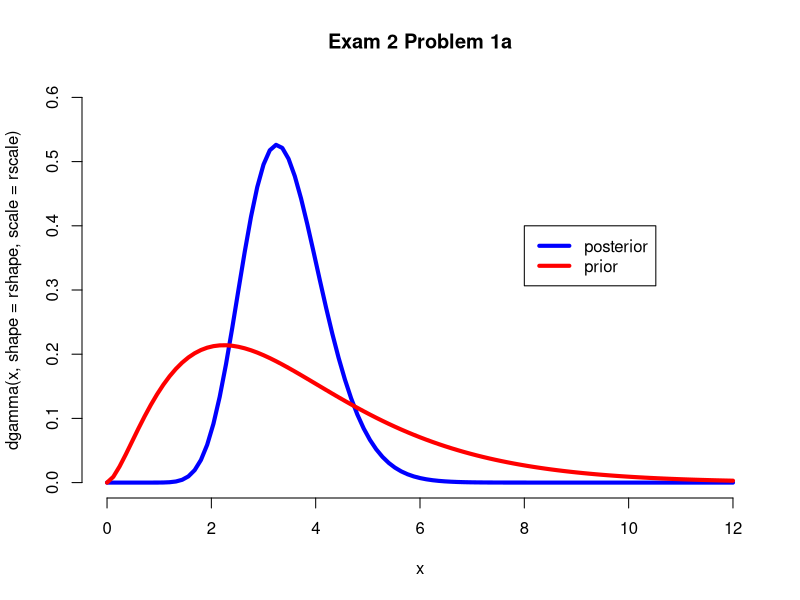
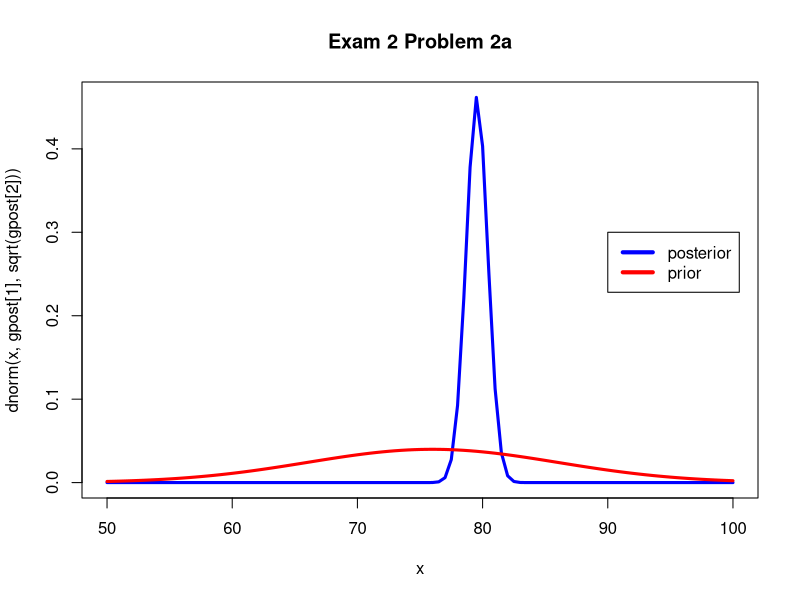
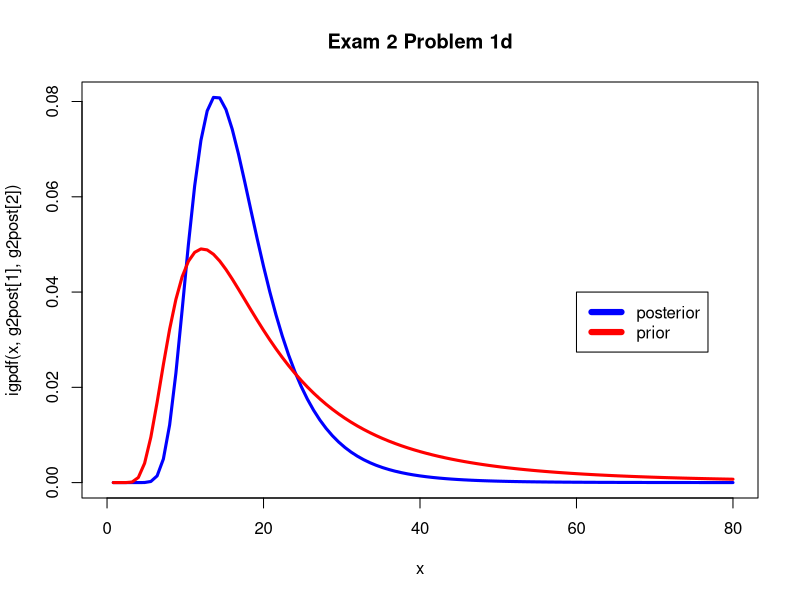

The R source for these figures, in order: (Note: this script raises an error after producing the figures.)
#1
r <- c(5,5,2,1,4)
#a
rshape <- sum(r)+2.6
rscale <- 1.4/(length(r)*1.4+1)
curve(dgamma(x,shape=rshape,scale=rscale),frame=0,to=12, col='blue', lwd=4, main='Exam 2 Problem 1a',  ylim=c(0,.6))
curve(dgamma(x,shape=2.6,scale=1.4),add=T, col='red', lwd=4)
legend(8,.4, c('posterior', 'prior'), lwd=c(4,4), col=c('blue','red'))

#b
#E(X) of prior= 
1.4 * 2.6

#c
#E(X) of posterior= 
rshape * rscale

#d
qgamma(c(.005,.995), shape=rshape, scale= rscale)
# So upper end= 5.75172

#2
updatemu <- function(data, sigma2, mumu, sigma2mu){
  xbar <- mean(data)
  n <- length(data)
  prec <- 1/sigma2
  precmu <- 1/sigma2mu
  meanpost <- (n*prec * xbar + precmu*mumu)/(n*prec+precmu)
  varpost <- 1/(n*prec +precmu)
  return(c(meanpost,varpost))
}

#a
g <- c(82.6, 80.4, 77.2, 79.5, 74.4, 80.8, 82.8, 80.1, 84.4, 74.7, 78.6, 79.4)
gpost <- updatemu(g,9,76,100)
curve(dnorm(x,gpost[1], sqrt(gpost[2])), lwd=3, col='blue', from=50, to=100, main='Exam 2 Problem 2a') #posterior
curve(dnorm(x,76,10), col='red', add=T, lwd=3)
legend(90,.3, c('posterior', 'prior'), lwd=c(4,4), col=c('blue','red'))

#b
quantile(gpost,c(.025,.975))

#c
#Yes, I would reject the null hypothesis that mu= 80 at 5% significance because we can see that 80 is not in our 95%  probability interval??

#d
updatesig2<- function(data, mu, prshape, prscale){
  n <- length(data)
  poshape <- n/2 + prshape
  ssx <- sum((data-mu)^2)
  poscale <- (2 * prscale)/(prscale * ssx + 2)
  out <- c(poshape,poscale)
  return(out)
}
igpdf <- function(x,sh,sc){
  (1/(gamma(sh)*sc^sh))*x^(-sh-1)*exp(-1/(x*sc))
}
g2post <- updatesig2(g,77,3.1,.02)
curve(igpdf(x, g2post[1], g2post[2]), col='blue', from=0, to=80, lwd=3, main='Exam 2 Problem 1d') # posterior for variance 
curve(igpdf(x,3.1, .02), add=T, col='red', lwd=3)
legend(60,.04, legend=c('posterior', 'prior'), col=c('blue','red'),lty=c(1,1),lwd=c(6,6))

#e
q <- 1/rgamma(10000, g2post[1], scale=g2post[2])
quantile(postinv,c(.05,.95))

#f
gibbs <- function(data, loops, mumu, sig2mu, psh, psc){
  out <- matrix(0,loops,2)
  out[1,1] <- mean(data)
  out[1,2] <- var(data)
  for (i in 2:loops){
    parmmu <- updatemu(data, out[i-1,2], mumu, sig2mu)
    out[i,1] <- rnorm(1,parmmu[1], sqrt(parmmu[2]))
    parms2 <- updatesig2(data, out[i,1], psh, psc)
    out[i,2] <- 1/rgamma(1,shape=parms2[1], scale=parms2[2])}
  return(out)}

g3post <- gibbs(g, 10000, 80, 200, 2.1, .005)
plot(density(g3post[,2]), lwd=3, col='blue', main='Exam 2 Problem 2f')

#g
plot(density(g3post[,1]), lwd=3, xlim=c(30,130), col='blue', main='Exam 2 Problem 2g')
gmprior <- rnorm(10000, 80, sqrt(200))
lines(density(gmprior), lwd=3, col='red')
legend(100,.15, c("Posterior","Prior"), lwd=c(3,3), col=c("blue","red"))

#h
quantile(g3post[,1], c(.025,.975))
#lower end is 76.16505

#i
priorgmu <-rnorm(10000, 80, sqrt(200))
priorgsig<-1/rgamma(10000,shape=2.1,scale=0.02)
priorpred<-rnorm(10000,priorgmu,sqrt(priorgsig))
g3post<- gibbs(g, 10000, 80, 200, 2.1, .005)
postpred<-rnorm(100000,g3post[,1],sqrt(g3post[,2]))
hist(g,breaks = 5, xlim = c(40, 120),freq=FALSE, main='Exam 2 Problem 2i')
lines(density(priorpred), lwd=3, col='blue')
lines(density(postpred), lwd=3, col='red')
legend(90,.09, c("Prior Predictive","Posterior Predictive"), lwd=c(3,3), col=c("blue","red"))

#3
#a
t <- c(83.6, 81.1, 78.2, 78.1, 84.2, 85.1, 76.1, 83.7, 87.4, 80.5, 81.1, 84.5)
gb1post<- gibbs(g, 100000, 81, 160, 2.01, .008)
gb2post<- gibbs(t, 100000, 81, 160, 2.01, .008)
plot(density(gb1post[,2]), lwd=3, col='blue', main='Exam 2 Problem 3a')
lines(density(gb2post[,2]), lwd=3, col='red')
legend(70,.04, c("Bridgewater Posterior var"," Taylormade Posterior var"), lwd=c(3,3), col=c("blue","red"))

#b
plot(density(gb1post[,1]), lwd=3, col='blue',xlim=c(70,100), main='Exam 2 Problem 3b')
lines(density(gb2post[,1]), lwd=3, col='red')
legend(86,.2, c("Bridgewater Posterior mean","Taylormade Posterior mean"), lwd=c(3,3), col=c("blue","red"))

#c
diff <- gb1post[,1] - gb2post[,1]
plot(density(diff), lwd=3, col='blue', main='Exam 2 Problem 3c')

#d
diff <- gb1post[,1] - gb2post[,1]
quantile(diff, c(.025,.975))
#upper is 1.882012

#e
#No, I would accept because 0 is in the interval. 

#4
#a
1/(1+9)

#b
curve(dbeta(x,12,139), col='blue', lwd=3, from=-.01, to=1, main='Exam 2 Problem 4b')
curve(dbeta(x,1,9), lwd=3, add=T, col='red')
legend(.6,10, c("Posterior","Prior"), lwd=c(3,3), col=c("blue","red"))

#c
12/(139+12)

#d
curve(dbeta(x,22,158), col='blue', lwd=3, from=-.01, to=1, main='Exam 2 Problem 4d')
curve(dbeta(x,1,9), lwd=3, add=T, col='red')
legend(.6,10, c("Posterior","Prior"), lwd=c(3,3), col=c("blue","red"))

#e
#E(X)=
22/(158+22)


#f
dairy <- rbeta(10000,12,139)
sheep <- rbeta(10000,22,158)
d <- dairy - sheep
quantile(d,c(.025,.975))
#No, i would not reject the null hypothesis. 0 is in the prob. interval

#5
#a
((1/6)*(1))/(((1/6)*1)+((1/3)*(3/5))+((1/2)*(1/5)))

#b
((1/6)*(1)*(1))/(((1/6)*(1)*(1))+((2/6)*(3/5)*(2/4))+((3/6)*(1/5)*(0)))
